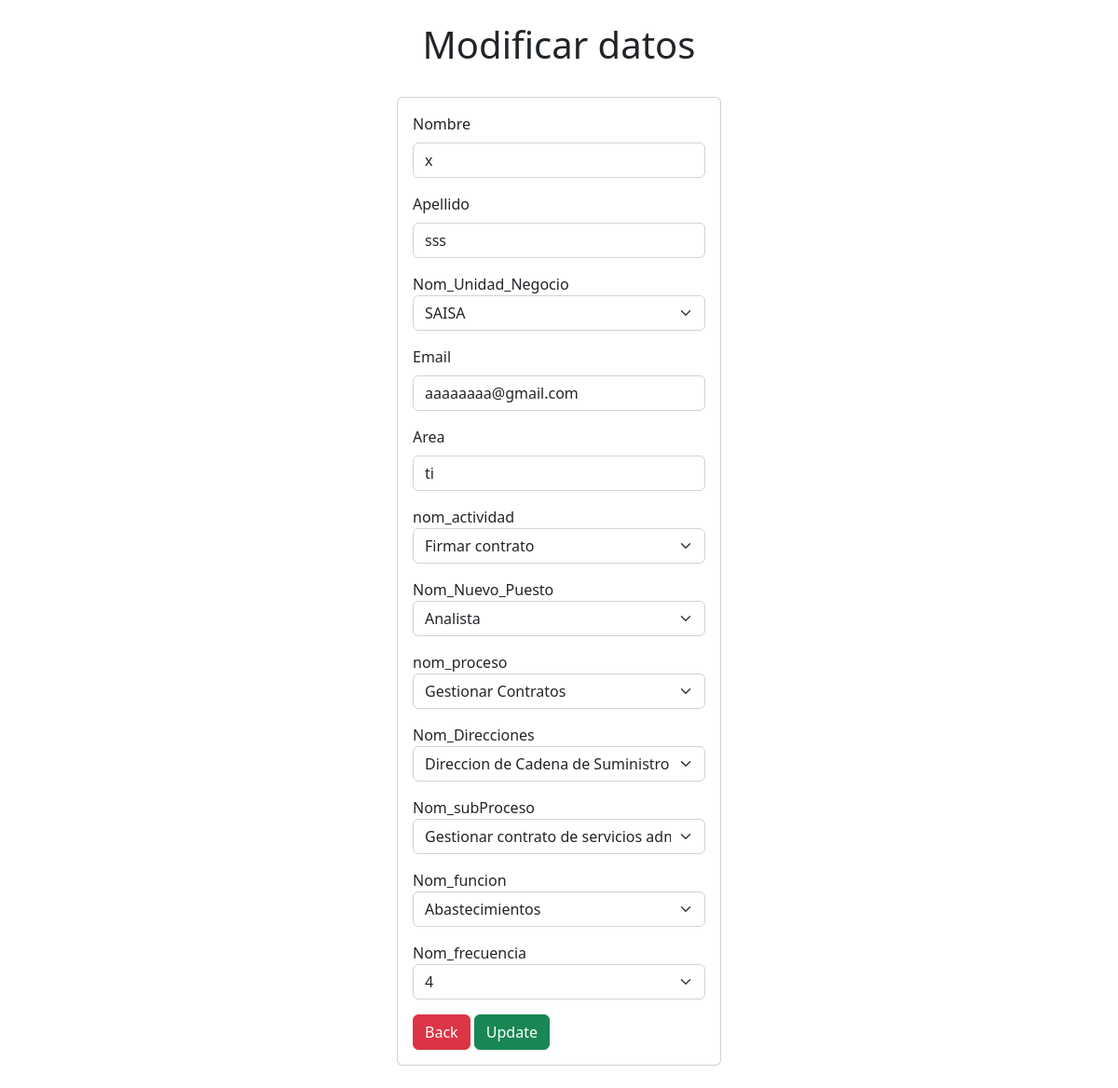
The app's page /tab/U_C/editar.php?ID_empleado=156 (signed in) with its own data.
### tables this page shows
CREATE TABLE `usuario_cliente` (
  `ID_empleado` int(11) NOT NULL,
  `Nombre` varchar(50) NOT NULL,
  `Apellido` varchar(50) NOT NULL,
  `Nom_Unidad_Negocio` varchar(50) NOT NULL,
  `Email` varchar(50) NOT NULL,
  `Area` varchar(50) NOT NULL,
  `Nom_Actividad` varchar(300) NOT NULL,
  `Nom_Nuevo_Puesto` varchar(50) NOT NULL,
  `Nom_Proceso` varchar(300) NOT NULL,
  `Nom_Direcciones` varchar(50) NOT NULL,
  `Nom_Subproceso` varchar(300) NOT NULL,
  `Nom_funcion` varchar(50) NOT NULL,
  `val_Frec` varchar(255) NOT NULL,
  `input` varchar(255) NOT NULL,
  `sistema` varchar(255) NOT NULL,
  `rol` varchar(100) NOT NULL,
  `tiempo` varchar(50) NOT NULL,
  `vol` varchar(50) NOT NULL,
  `t_h` varchar(100) NOT NULL,
  `ftes` varchar(100) NOT NULL
);

### tab/U_C/editar.php (the view, shortened to what this page needs)
<?php
include("../../config/conexion.php");
$Nombre = '';
$Apellido = '';
$Email = '';
$Area = '';
if  (isset($_GET['ID_empleado'])) {
  $ID_empleado = $_GET['ID_empleado'];
  $query = "SELECT * FROM usuario_cliente WHERE ID_empleado = $ID_empleado";
  $result = mysqli_query($conexion, $query);
  if (mysqli_num_rows($result) == 1) {
    $row = mysqli_fetch_array($result);
    $Nombre = $row['Nombre'];
    $Apellido = $row['Apellido'];
    $Email = $row['Email'];
    $Area = $row['Area'];
  }
}
?>
<!DOCTYPE html>
<html lang="en">
<head>
    <link href="https://cdn.jsdelivr.net/npm/bootstrap@5.2.2/dist/css/bootstrap.min.css" rel="stylesheet">
</head>
<body>
    <br>
    <div class="title text-center">
        <h1>Modificar datos</h1>
    </div>
    <div class="container p-4">
  <div class="row">
    <div class="col-md-4 mx-auto">
      <div class="card card-body">
        <form action="editar.php?ID_empleado=<?php echo $_GET['ID_empleado']; ?>" method="POST">
            <div class="mb-3">
                <label for="Nombre" class="form-label">Nombre</label>
                <input type="text" class="form-control" name="Nombre" id="Nombre" value="<?php echo $Nombre; ?>" placeholder="Actualizar Nombre">
            </div>
            <div class="mb-3">
                <label for="Apellido" class="form-label">Apellido</label>
                <input type="text" class="form-control" name="Apellido" id="Apellido" value="<?php echo $Apellido; ?>" placeholder="Actualizar Nombre">
            </div>
            <div class="mb-3">
                <label>Nom_Unidad_Negocio</label>
                <select class="form-select mb-3" aria-label="Default select example" name="Nom_Unidad_Negocio">
                        <?php
                            $sql1 = "SELECT * FROM usuario_cliente WHERE ID_empleado=".$row['ID_empleado'];
                            $resultado1 = $conexion->query($sql1);
                            $row1 = $resultado1->fetch_assoc();
                            echo "<option selected value='".$row1['Nom_Unidad_Negocio']."'>".$row1['Nom_Unidad_Negocio']."</option>";
                        ?>
                </select>
            </div>
            <div class="mb-3">
                <label for="Email" class="form-label">Email</label>
                <input type="text" class="form-control" name="Email" id="Email" value="<?php echo $Email; ?>" placeholder="Actualizar Nombre">
            </div>
            <div class="mb-3">
                <label for="Area" class="form-label">Area</label>
                <input type="text" class="form-control" name="Area" id="Area" value="<?php echo $Area; ?>" placeholder="Actualizar Nombre">
            </div>
            <div class="mb-3">
                <label>nom_actividad</label>
                <select class="form-select mb-3" aria-label="Default select example" name="Nom_Actividad">
                        <?php
                            $sql1 = "SELECT * FROM usuario_cliente WHERE ID_empleado=".$row['ID_empleado'];
                            $resultado1 = $conexion->query($sql1);
                            $row1 = $resultado1->fetch_assoc();
                            echo "<option selected value='".$row1['Nom_Actividad']."'>".$row1['Nom_Actividad']."</option>";
                        ?>
                </select>
            </div>
            <div class="mb-3">
                <label>Nom_Nuevo_Puesto</label>
                <select class="form-select mb-3" aria-label="Default select example" name="Nom_Nuevo_Puesto">
                        <?php
                            $sql1 = "SELECT * FROM usuario_cliente WHERE ID_empleado=".$row['ID_empleado'];
                            $resultado1 = $conexion->query($sql1);
                            $row1 = $resultado1->fetch_assoc();
                            echo "<option selected disabled value='".$row1['Nom_Nuevo_Puesto']."'>".$row1['Nom_Nuevo_Puesto']."</option>";
                        ?>
                </select>
            </div>
            <div class="mb-3">
            <label>nom_proceso</label>
        <select class="form-select mb-3" aria-label="Default select example" name="Nom_Proceso">
            <?php
                $sql1 = "SELECT * FROM usuario_cliente WHERE ID_empleado =".$row['ID_empleado'];
                $resultado1 = $conexion->query($sql1);
                $row1 = $resultado1->fetch_assoc();
                echo "<option selected value='".$row1['Nom_Proceso']."'>".$row1['Nom_Proceso']."</option>";
            ?>
        </select>
            </div>
            <div class="mb-3">
            <label>Nom_Direcciones</label>
        <select class="form-select mb-3" aria-label="Default select example" name="Nom_Direcciones">
            <?php
                $sql1 = "SELECT * FROM usuario_cliente WHERE ID_empleado =".$row['ID_empleado'];
                $resultado1 = $conexion->query($sql1);
                $row1 = $resultado1->fetch_assoc();
                echo "<option selected value='".$row1['Nom_Direcciones']."'>".$row1['Nom_Direcciones']."</option>";
            ?>
        </select>
            </div>
            <div class="mb-3">
            <label>Nom_subProceso</label>
        <select class="form-select mb-3" aria-label="Default select example" name="Nom_Subproceso">
            <?php
                $sql1 = "SELECT * FROM usuario_cliente WHERE ID_empleado =".$row['ID_empleado'];
                $resultado1 = $conexion->query($sql1);
                $row1 = $resultado1->fetch_assoc();
                echo "<option selected value='".$row1['Nom_Subproceso']."'>".$row1['Nom_Subproceso']."</option>";
            ?>
        </select>
            </div>
            <div class="mb-3">
            <label>Nom_funcion</label>
        <select class="form-select mb-3" aria-label="Default select example" name="Nom_funcion">
            <?php
                $sql1 = "SELECT * FROM usuario_cliente WHERE ID_empleado =".$row['ID_empleado'];
                $resultado1 = $conexion->query($sql1);
                $row1 = $resultado1->fetch_assoc();
                echo "<option selected value='".$row1['Nom_funcion']."'>".$row1['Nom_funcion']."</option>";
            ?>
        </select>
            </div>
            <div class="mb-3">
            <label>Nom_frecuencia</label>
        <select class="form-select mb-3" aria-label="Default select example" name="Nom_frecuencia">
            <?php
                $sql1 = "SELECT * FROM usuario_cliente WHERE ID_empleado =".$row['ID_empleado'];
                $resultado1 = $conexion->query($sql1);
                $row1 = $resultado1->fetch_assoc();
                echo "<option selected value='".$row1['val_Frec']."'>".$row1['val_Frec']."</option>";
            ?>
        </select>
            </div>
            <a type="submite" class="btn btn-danger" href="uc.php">Back</a>
            <button class="btn btn-success" name="update">
                Update
            </button>
        </form>
      </div>
    </div>
  </div>
</div>
</body>
</html>

### records on screen
usuario_cliente: Nombre "x", Apellido "sss", Nom_Unidad_Negocio "SAISA", Email "aaaaaaaa@gmail.com", Area "ti", Nom_Actividad "Firmar contrato", Nom_Nuevo_Puesto "Analista", Nom_Proceso "Gestionar Contratos", Nom_Direcciones "Direccion de Cadena de Suministro", Nom_Subproceso "Gestionar contrato de servicios administrativos y de zafra", Nom_funcion "Abastecimientos", Nom_frecuencia "4"
